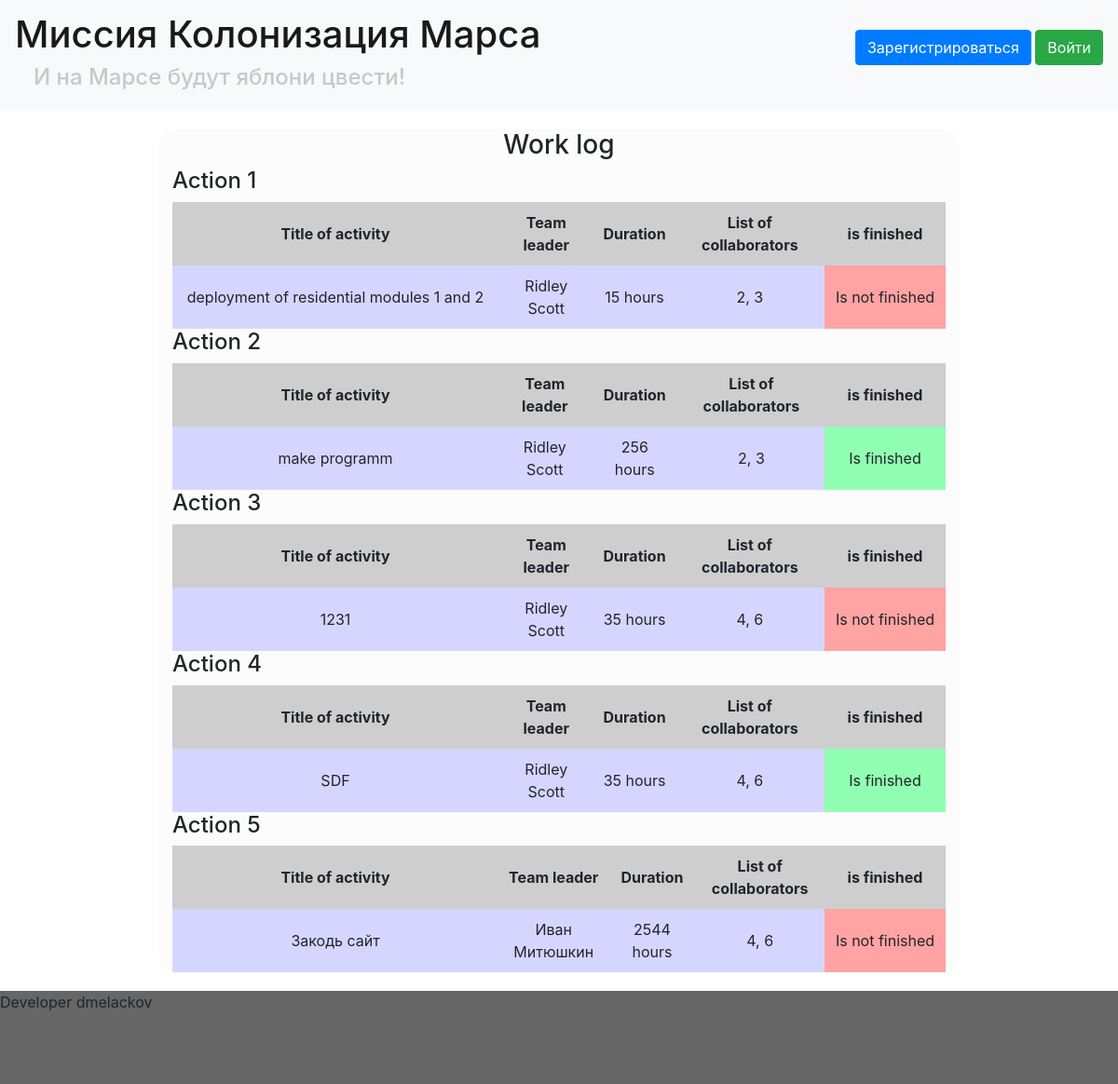
The page /index on the database as committed earlier.
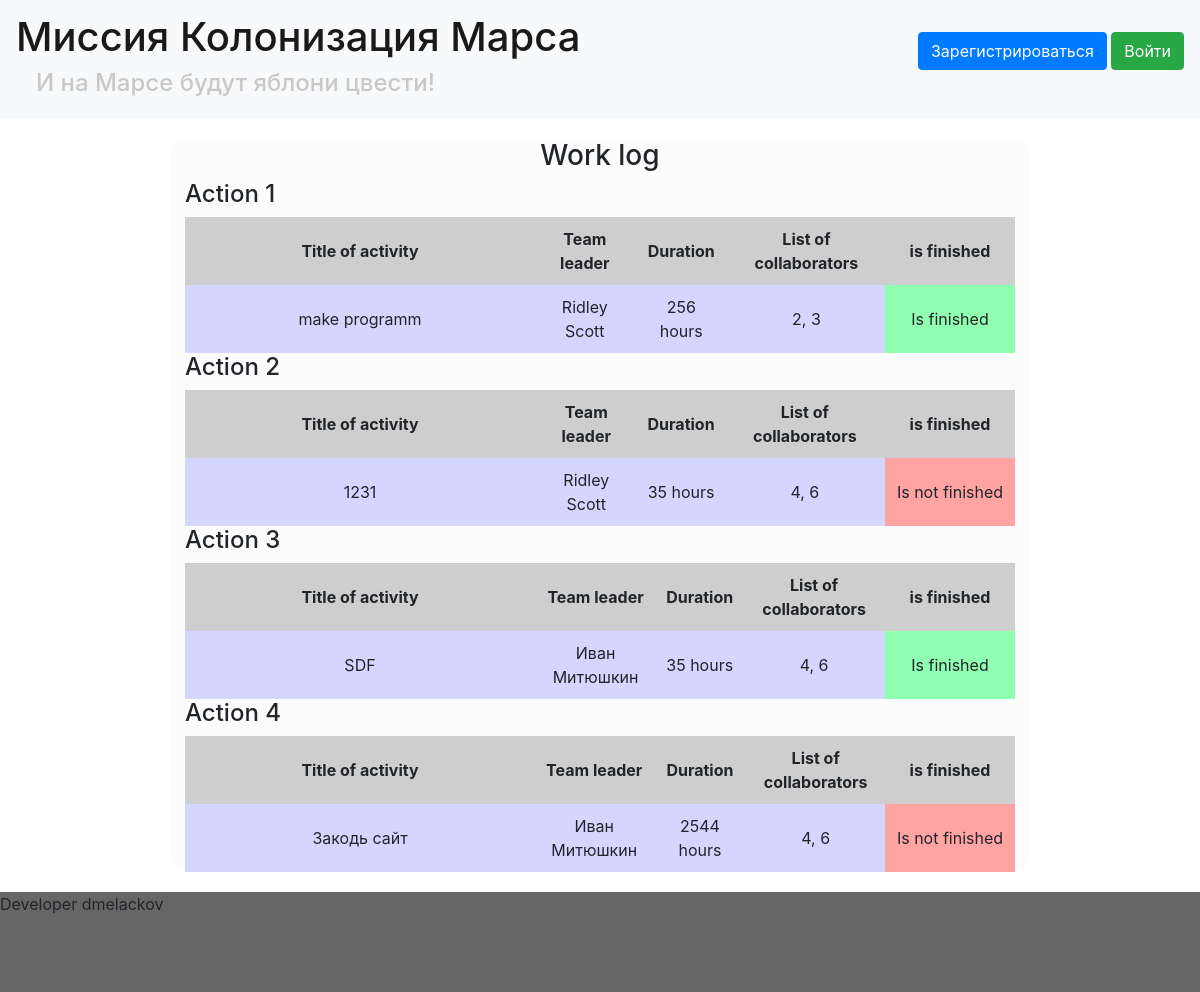
The same page on the database as committed later.
### data/jobs.py (models this page shows)
class Jobs(SqlAlchemyBase):
    __tablename__ = 'jobs'
    id = sqlalchemy.Column(sqlalchemy.Integer,
                           primary_key=True, autoincrement=True)
    team_leader = sqlalchemy.Column(sqlalchemy.Integer,
                                    sqlalchemy.ForeignKey("users.id"))
    job = sqlalchemy.Column(sqlalchemy.String)
    work_size = sqlalchemy.Column(sqlalchemy.Integer)
    collaborators = sqlalchemy.Column(sqlalchemy.String)
    start_date = sqlalchemy.Column(sqlalchemy.DateTime)
    start_end = sqlalchemy.Column(sqlalchemy.DateTime)
    if_finished = sqlalchemy.Column(sqlalchemy.Boolean)
    leader = orm.relation('User')

### data/users.py (models this page shows, shortened)
class User(SqlAlchemyBase, UserMixin):
    __tablename__ = 'users'
    id = sqlalchemy.Column(sqlalchemy.Integer,
                           primary_key=True, autoincrement=True)
    surname = sqlalchemy.Column(sqlalchemy.String, nullable=True)
    name = sqlalchemy.Column(sqlalchemy.String, nullable=True)
    age = sqlalchemy.Column(sqlalchemy.Integer, nullable=True)
    position = sqlalchemy.Column(sqlalchemy.String, nullable=True)
    speciality = sqlalchemy.Column(sqlalchemy.String, nullable=True)
    address = sqlalchemy.Column(sqlalchemy.String, nullable=True)
    email = sqlalchemy.Column(sqlalchemy.String,
                              index=True, unique=True, nullable=True)
    hashed_password = sqlalchemy.Column(sqlalchemy.String, nullable=True)
    modified_date = sqlalchemy.Column(sqlalchemy.DateTime,
                                      default=datetime.datetime.now)

### main.py (the view)
@app.route('/')
@app.route('/index')
def index():
    session = db_session.create_session()
    params = {}
    params["title"] = "Журнал работ"
    params["static_css"] = url_for('static', filename="css/")
    params["static_img"] = url_for('static', filename="img/")
    params["jobs"] = session.query(Jobs).all()
    return render_template('index.html', **params)

### data/db_session.py (called while the page is built)
def create_session() -> Session:
    global __factory
    return __factory()

### templates/index.html (shortened to what this page needs)
{% extends "base.html" %} {% block content %}
<div class="center">
    <h3>Work log</h3>
    <div class="works">
        {% for i in jobs %}
        <div class="jobLabel">
            <h4>Action {{loop.index}}</h4>
        </div>
        <table>
            <tr class="title">
                <th>Title of activity</th>
                <th>Team leader</th>
                <th>Duration</th>
                <th>List of collaborators</th>
                <th>is finished</th>
            </tr>
            <tr class="data">
                <td class="activity">{{ i.job }}</td>
                <td class="leader">{{ i.leader.name }} {{ i.leader.surname }}</td>
                <td class="duration">{{ i.work_size }} hours</td>
                <td class="collab">{{ i.collaborators }}</td>
                <td class="finished {% if i.if_finished %}
                    yes
                {% else %}
                    no
                {% endif %}">{% if i.if_finished %} Is finished {% else %} Is not finished {% endif %}</td>
            </tr>
        </table>
        {% endfor %}
    </div>
</div>
{% endblock %}

### templates/base.html (shortened to what this page needs)
<!DOCTYPE html>
<html lang="en">
<head>
    <link rel="stylesheet" href="https://stackpath.bootstrapcdn.com/bootstrap/4.4.1/css/bootstrap.min.css">
    <link rel="stylesheet" href="{{ static_css }}style.css">
</head>
<body>
    <header>
        <nav class="navbar navbar-light bg-light">
            <a class="navbar-brand" href="/">
                <h1>Миссия Колонизация Марса</h1>
                <h4>И на Марсе будут яблони цвести!</h4>
            </a>
            {% if current_user.is_authenticated %}
            <a class="navbar-brand" href="/logout">{{ current_user.name }}</a> {% else %}
            <p>
                <a class="btn btn-primary " href="/register">Зарегистрироваться</a>
                <a class="btn btn-success" href="/login">Войти</a>
            </p>
            {% endif %}
        </nav>
    </header>
    <div class="wraper">
        <div class="content">
            <main role="main" class="container">
                {% block content %}{% endblock %}
            </main>
            <div class="footer">
                Developer dmelackov
            </div>
        </div>
    </div>
</body>
</html>

### static/css/style.css (style rules this page uses)
html { position: relative; min-height: 100%; }
body { position: absolute; min-width: 100%; min-height: 100%; }
.navbar-brand>h4 { color: rgb(200, 200, 200); margin-left: 20px; }
.center { text-align: center; margin-left: auto; margin-right: auto; }
.jobLabel>h4 { text-align: left; width: 100px; }
main { background-color: rgb(252, 252, 252); border-radius: 20px; }
.content { width: 900px; margin: 0 auto; padding: 20px; padding-bottom: 120px; }
.footer { position: absolute; bottom: 0; left: 0; width: 100%; height: 100px; background: #666; }
.title>th { background-color: rgb(206, 206, 206); padding: 10px 10px 10px 10px; }
.data>td { background-color: rgb(213, 214, 255); padding: 10px 10px 10px 10px; }
.data>.no { background-color: rgb(255, 163, 163); }
.data>.yes { background-color: rgb(145, 255, 178); }
.works>table { width: 830px; }
.data>.activity { width: 350px; }
.data>.finished { width: 130px; }
.jobLabel>h4, .jobLabel>a { float: left; }

Rows that differ between the two databases and show on the page:
removed Jobs: job "deployment of residential modules 1 and 2", leader.name "Ridley", leader.surname "Scott", work_size "15", collaborators "2, 3", if_finished "Is not finished"
changed Jobs "SDF": leader.name "Ridley" → "Иван"; leader.surname "Scott" → "Митюшкин"
